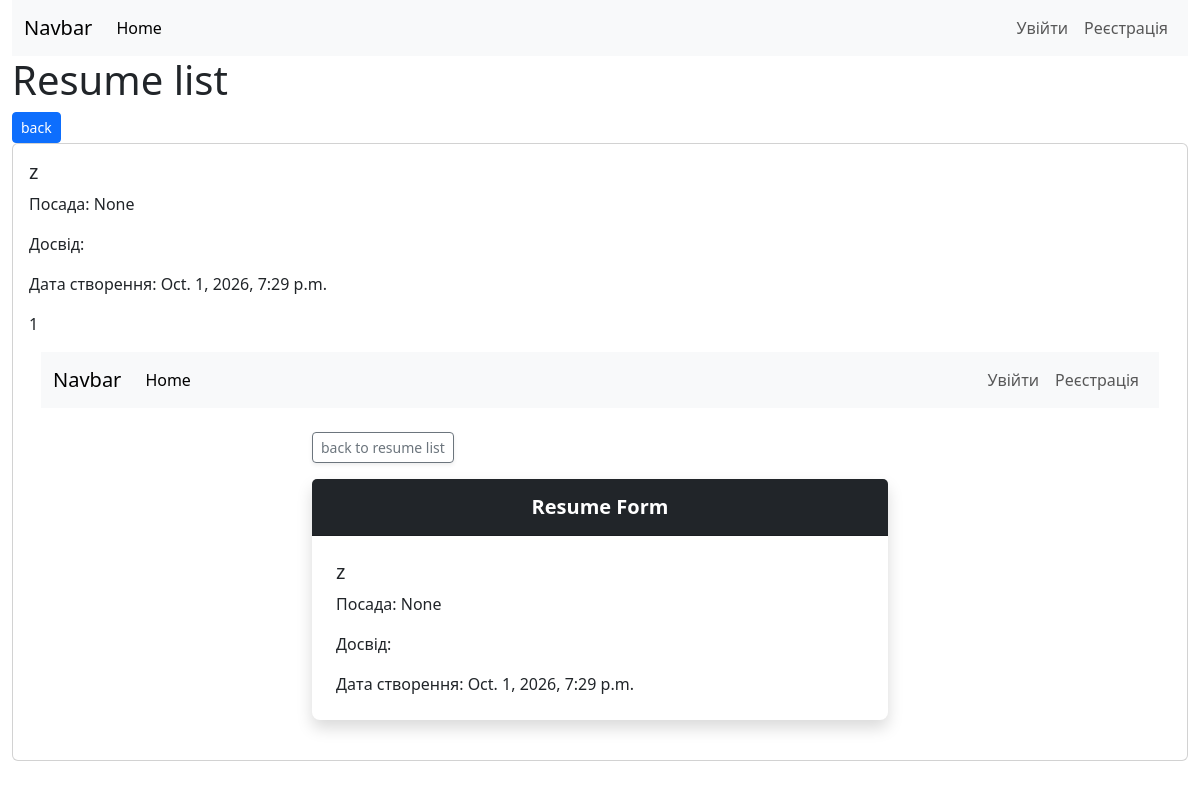
/2/detail/, run on the app's committed database.
### core/models.py (models this page shows, shortened)
class Resume(models.Model):
    choose = [
        ('resume/resume1.html', 'Standard Resume'),
        ('resume/resume2.html', 'Modern Resume'),
    ]
    user = models.ForeignKey(CustomUser, on_delete=models.CASCADE)
    title = models.CharField(max_length=100,unique=True,blank=True,null=True,default=' ')
    full_name = models.CharField(blank=True,null=True)
    age = models.PositiveIntegerField(blank=True,null=True)
    description = models.TextField(blank=True,null=True)
    occupation = models.CharField(max_length=100,null=True,blank=True)
    experience = models.TextField(blank=True,null=True)
    created_at = models.DateTimeField(auto_now_add=True)
    template = models.ForeignKey('ResumeTemplate',on_delete=models.DO_NOTHING,blank=True,null=True)
    class Meta:
        ordering = ['-created_at']

class ResumeTemplate(models.Model):
    name = models.CharField(max_length=100,null=True)
    file = models.FileField(upload_to='core/templates/template/',null=True,blank=True)
    def __str__(self):
        return self.name

### core/views.py (the view)
# urls.py: path("<int:pk>/detail/", ResumeDetailView.as_view(), name="resume-detail"),
class ResumeDetailView(DetailView):
    model = Resume
    template_name = 'core/detail.html'
    context_object_name = 'resume'
    def get_context_data(self,**kwargs):
        context = super().get_context_data(**kwargs)
        context['t_con'] = '2'
        return context

### core/templates/core/detail.html (shortened to what this page needs)
{% extends 'base.html' %}
{% block content %}
<h1>Resume list</h1>
<div>
    <button type="button" class="btn btn-primary btn-sm">
        <a href="{% url 'core:resume-list' %}" class="text-white text-decoration-none" style="margin-bottom: 10px;">back</a>
    </button>
</div>
<div class="card mb-3">
    <div class="card-body">
        <h5 class="card-title">{{ resume.title }}</h5>
        <p class="card-text">Посада: {{ resume.occupation }}</p>
        <p class="card-text">Досвід: {{ resume.experience.text }}</p>
        <p class="card-text">Дата створення: {{ resume.created_at }}</p>
        <p>{{resume.template}}</p>
        {% if resume.template %}
        {% include resume.template.file.path %}
        {% endif %}
    </div>
</div>
{% endblock %}

### core/templates/template/template1_Rs1EOyc.html (shortened to what this page needs)
{% extends 'base.html' %}
{% block content %}
<div class="container py-4" style="max-width: 600px;">
  <div class="mb-3">
    <a href="{% url 'core:resume-list' %}" class="btn btn-outline-secondary btn-sm shadow-sm">
       back to resume list
    </a>
  </div>
  <div class="card shadow border-0 rounded-3">
    <div class="card-header bg-dark text-white text-center py-3">
      <h5 class="card-title mb-0 fw-bold">Resume Form</h5>
    </div>
    <div class="card-body p-4">
      {% if t_con == '1' %}
        <form method="post">
          {% csrf_token %}
          <div class="bs-form-underline">
            {{ form.as_p }}
          </div>
          <div class="bs-form-underline">
            <form method="get">
              {% csrf_token %}
              {{ tform.as_p }}
              <button type="submit">apply template</button>
            </form>
          </div>
          <div class="d-grid gap-2 mt-4">
            <button type="submit" class="btn btn-dark shadow">
              Save
            </button>
          </div>
        </form>
      {% elif t_con == '2' %}
          <h5 class="card-title">{{ resume.title }}</h5>
          <p class="card-text">Посада: {{ resume.occupation }}</p>
          <p class="card-text">Досвід: {{ resume.experience.text }}</p>
          <p class="card-text">Дата створення: {{ resume.created_at }}</p>
      {% endif %}
    </div>
  </div>
</div>
{% endblock %}

### data on the page
Resume: title "z", occupation "None", created_at "Oct. 1, 2026, 7:29 p.m.", template "1"
